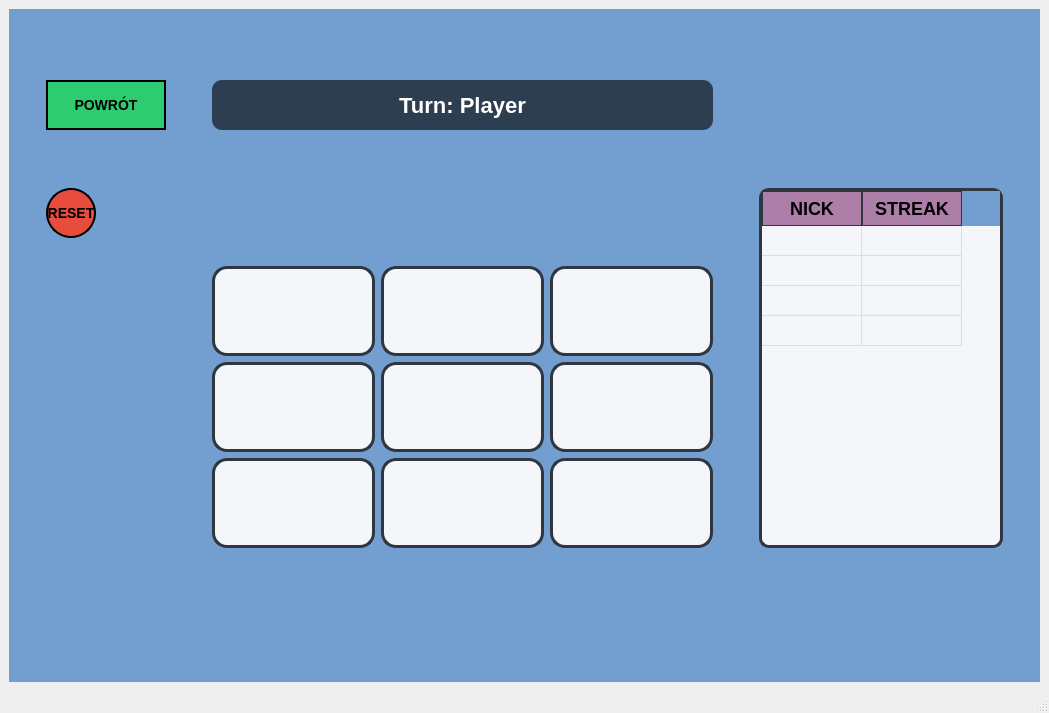
<?xml version="1.0" encoding="UTF-8"?>
<ui version="4.0">
 <class>MainWindow</class>
 <widget class="QMainWindow" name="MainWindow">
  <property name="geometry">
   <rect>
    <x>0</x>
    <y>0</y>
    <width>1049</width>
    <height>713</height>
   </rect>
  </property>
  <property name="windowTitle">
   <string>MainWindow</string>
  </property>
  <widget class="QWidget" name="centralwidget">
   <layout class="QGridLayout" name="gridLayout">
    <item row="0" column="0">
     <widget class="QStackedWidget" name="stackedWidget">
      <property name="minimumSize">
       <size>
        <width>50</width>
        <height>45</height>
       </size>
      </property>
      <property name="maximumSize">
       <size>
        <width>16777215</width>
        <height>16777215</height>
       </size>
      </property>
      <property name="styleSheet">
       <string notr="true">background-color: #729fcf;</string>
      </property>
      <property name="currentIndex">
       <number>1</number>
      </property>
      <widget class="QWidget" name="page">
       <layout class="QGridLayout" name="gridLayout_2">
        <item row="3" column="0">
         <spacer name="horizontalSpacer_2">
          <property name="orientation">
           <enum>Qt::Orientation::Horizontal</enum>
          </property>
          <property name="sizeHint" stdset="0">
           <size>
            <width>368</width>
            <height>20</height>
           </size>
          </property>
         </spacer>
        </item>
        <item row="0" column="1">
         <spacer name="verticalSpacer">
          <property name="orientation">
           <enum>Qt::Orientation::Vertical</enum>
          </property>
          <property name="sizeHint" stdset="0">
           <size>
            <width>20</width>
            <height>116</height>
           </size>
          </property>
         </spacer>
        </item>
        <item row="7" column="1">
         <spacer name="verticalSpacer_2">
          <property name="orientation">
           <enum>Qt::Orientation::Vertical</enum>
          </property>
          <property name="sizeHint" stdset="0">
           <size>
            <width>20</width>
            <height>116</height>
           </size>
          </property>
         </spacer>
        </item>
        <item row="3" column="2">
         <spacer name="horizontalSpacer">
          <property name="orientation">
           <enum>Qt::Orientation::Horizontal</enum>
          </property>
          <property name="sizeHint" stdset="0">
           <size>
            <width>367</width>
            <height>20</height>
           </size>
          </property>
         </spacer>
        </item>
        <item row="3" column="1">
         <layout class="QVBoxLayout" name="verticalLayout">
          <item>
           <widget class="QLabel" name="label">
            <property name="font">
             <font>
              <pointsize>30</pointsize>
             </font>
            </property>
            <property name="text">
             <string>MENU</string>
            </property>
            <property name="alignment">
             <set>Qt::AlignmentFlag::AlignCenter</set>
            </property>
           </widget>
          </item>
          <item>
           <spacer name="verticalSpacer_3">
            <property name="orientation">
             <enum>Qt::Orientation::Vertical</enum>
            </property>
            <property name="sizeHint" stdset="0">
             <size>
              <width>20</width>
              <height>40</height>
             </size>
            </property>
           </spacer>
          </item>
          <item>
           <spacer name="verticalSpacer_4">
            <property name="orientation">
             <enum>Qt::Orientation::Vertical</enum>
            </property>
            <property name="sizeHint" stdset="0">
             <size>
              <width>20</width>
              <height>40</height>
             </size>
            </property>
           </spacer>
          </item>
          <item>
           <spacer name="verticalSpacer_5">
            <property name="orientation">
             <enum>Qt::Orientation::Vertical</enum>
            </property>
            <property name="sizeHint" stdset="0">
             <size>
              <width>20</width>
              <height>40</height>
             </size>
            </property>
           </spacer>
          </item>
          <item>
           <spacer name="verticalSpacer_6">
            <property name="orientation">
             <enum>Qt::Orientation::Vertical</enum>
            </property>
            <property name="sizeHint" stdset="0">
             <size>
              <width>20</width>
              <height>40</height>
             </size>
            </property>
           </spacer>
          </item>
          <item>
           <widget class="QPushButton" name="btnPvE">
            <property name="minimumSize">
             <size>
              <width>50</width>
              <height>45</height>
             </size>
            </property>
            <property name="styleSheet">
             <string notr="true">background-color: #fce94f;
color: black;
font-weight: bold;</string>
            </property>
            <property name="text">
             <string>PvE</string>
            </property>
           </widget>
          </item>
          <item>
           <spacer name="verticalSpacer_7">
            <property name="orientation">
             <enum>Qt::Orientation::Vertical</enum>
            </property>
            <property name="sizeHint" stdset="0">
             <size>
              <width>20</width>
              <height>40</height>
             </size>
            </property>
           </spacer>
          </item>
          <item>
           <widget class="QLineEdit" name="inputNick1">
            <property name="minimumSize">
             <size>
              <width>200</width>
              <height>0</height>
             </size>
            </property>
            <property name="styleSheet">
             <string notr="true">QLineEdit {
   background-color: #f5f6fa;
   border: 3px solid #ad7fa8;
   border-radius: 10px;
   padding: 5px;
   font-size: 18px;
   font-weight: bold;
   color: #2c3e50;
}

QLineEdit:focus {
   border: 3px solid #fce94f;
   background-color: #ffffff;
}</string>
            </property>
            <property name="text">
             <string/>
            </property>
            <property name="placeholderText">
             <string>Wpisz nick Gracza 1</string>
            </property>
           </widget>
          </item>
          <item>
           <widget class="QLineEdit" name="inputNick2">
            <property name="styleSheet">
             <string notr="true">QLineEdit {
   background-color: #f5f6fa;
   border: 3px solid #ad7fa8;
   border-radius: 10px;
   padding: 5px;
   font-size: 18px;
   font-weight: bold;
   color: #2c3e50;
}

QLineEdit:focus {
   border: 3px solid #fce94f;
   background-color: #ffffff;
}</string>
            </property>
            <property name="text">
             <string/>
            </property>
            <property name="placeholderText">
             <string>Wpisz nick Gracza 2</string>
            </property>
           </widget>
          </item>
          <item>
           <widget class="QPushButton" name="btnPvP">
            <property name="minimumSize">
             <size>
              <width>50</width>
              <height>45</height>
             </size>
            </property>
            <property name="styleSheet">
             <string notr="true">background-color: #ad7fa8;
color: black;
font-weight: bold;</string>
            </property>
            <property name="text">
             <string>PvP</string>
            </property>
           </widget>
          </item>
         </layout>
        </item>
       </layout>
      </widget>
      <widget class="QWidget" name="page_2">
       <layout class="QGridLayout" name="gridLayout_4">
        <item row="3" column="6">
         <spacer name="horizontalSpacer_5">
          <property name="orientation">
           <enum>Qt::Orientation::Horizontal</enum>
          </property>
          <property name="sizeHint" stdset="0">
           <size>
            <width>40</width>
            <height>20</height>
           </size>
          </property>
         </spacer>
        </item>
        <item row="1" column="3">
         <widget class="QLabel" name="lbl_tura">
          <property name="styleSheet">
           <string notr="true">color: white;
background-color: #2c3e50;
font-size: 22px;
font-weight: bold;
border-radius: 10px;
padding: 5px;</string>
          </property>
          <property name="text">
           <string>Turn: Player</string>
          </property>
          <property name="alignment">
           <set>Qt::AlignmentFlag::AlignCenter</set>
          </property>
         </widget>
        </item>
        <item row="1" column="0">
         <spacer name="horizontalSpacer_6">
          <property name="orientation">
           <enum>Qt::Orientation::Horizontal</enum>
          </property>
          <property name="sizeHint" stdset="0">
           <size>
            <width>40</width>
            <height>20</height>
           </size>
          </property>
         </spacer>
        </item>
        <item row="3" column="0">
         <spacer name="horizontalSpacer_7">
          <property name="orientation">
           <enum>Qt::Orientation::Horizontal</enum>
          </property>
          <property name="sizeHint" stdset="0">
           <size>
            <width>40</width>
            <height>20</height>
           </size>
          </property>
         </spacer>
        </item>
        <item row="3" column="4">
         <spacer name="horizontalSpacer_4">
          <property name="orientation">
           <enum>Qt::Orientation::Horizontal</enum>
          </property>
          <property name="sizeType">
           <enum>QSizePolicy::Policy::Fixed</enum>
          </property>
          <property name="sizeHint" stdset="0">
           <size>
            <width>40</width>
            <height>10</height>
           </size>
          </property>
         </spacer>
        </item>
        <item row="2" column="1">
         <spacer name="verticalSpacer_8">
          <property name="orientation">
           <enum>Qt::Orientation::Vertical</enum>
          </property>
          <property name="sizeType">
           <enum>QSizePolicy::Policy::Fixed</enum>
          </property>
          <property name="sizeHint" stdset="0">
           <size>
            <width>20</width>
            <height>30</height>
           </size>
          </property>
         </spacer>
        </item>
        <item row="0" column="1">
         <spacer name="verticalSpacer_9">
          <property name="orientation">
           <enum>Qt::Orientation::Vertical</enum>
          </property>
          <property name="sizeType">
           <enum>QSizePolicy::Policy::Fixed</enum>
          </property>
          <property name="sizeHint" stdset="0">
           <size>
            <width>20</width>
            <height>40</height>
           </size>
          </property>
         </spacer>
        </item>
        <item row="4" column="3">
         <layout class="QGridLayout" name="gridLayout_3">
          <item row="2" column="0">
           <widget class="QPushButton" name="btn_2_0">
            <property name="minimumSize">
             <size>
              <width>90</width>
              <height>90</height>
             </size>
            </property>
            <property name="styleSheet">
             <string notr="true">QPushButton {
    background-color: #f5f6fa;
    border: 3px solid #2f3640;
    border-radius: 15px;
    font-size: 60px;
    font-weight: bold;
    color: #2f3640;
}

QPushButton:hover {
    background-color: #dcdde1;
    border: 3px solid #e1b12c;
}</string>
            </property>
            <property name="text">
             <string/>
            </property>
           </widget>
          </item>
          <item row="1" column="2">
           <widget class="QPushButton" name="btn_1_2">
            <property name="minimumSize">
             <size>
              <width>90</width>
              <height>90</height>
             </size>
            </property>
            <property name="styleSheet">
             <string notr="true">QPushButton {
    background-color: #f5f6fa;
    border: 3px solid #2f3640;
    border-radius: 15px;
    font-size: 60px;
    font-weight: bold;
    color: #2f3640;
}


QPushButton:hover {
    background-color: #dcdde1;
    border: 3px solid #e1b12c;
}</string>
            </property>
            <property name="text">
             <string/>
            </property>
           </widget>
          </item>
          <item row="2" column="1">
           <widget class="QPushButton" name="btn_2_1">
            <property name="minimumSize">
             <size>
              <width>90</width>
              <height>90</height>
             </size>
            </property>
            <property name="styleSheet">
             <string notr="true">QPushButton {
    background-color: #f5f6fa;
    border: 3px solid #2f3640;
    border-radius: 15px;
    font-size: 60px;
    font-weight: bold;
    color: #2f3640;
}

QPushButton:hover {
    background-color: #dcdde1;
    border: 3px solid #e1b12c;
}</string>
            </property>
            <property name="text">
             <string/>
            </property>
           </widget>
          </item>
          <item row="0" column="1">
           <widget class="QPushButton" name="btn_0_1">
            <property name="minimumSize">
             <size>
              <width>90</width>
              <height>90</height>
             </size>
            </property>
            <property name="styleSheet">
             <string notr="true">QPushButton {
    background-color: #f5f6fa;
    border: 3px solid #2f3640;
    border-radius: 15px;
    font-size: 60px;
    font-weight: bold;
    color: #2f3640;
}

QPushButton:hover {
    background-color: #dcdde1;
    border: 3px solid #e1b12c;
}</string>
            </property>
            <property name="text">
             <string/>
            </property>
           </widget>
          </item>
          <item row="1" column="1">
           <widget class="QPushButton" name="btn_1_1">
            <property name="minimumSize">
             <size>
              <width>90</width>
              <height>90</height>
             </size>
            </property>
            <property name="styleSheet">
             <string notr="true">QPushButton {
    background-color: #f5f6fa;
    border: 3px solid #2f3640;
    border-radius: 15px;
    font-size: 60px;
    font-weight: bold;
    color: #2f3640;
}

QPushButton:hover {
    background-color: #dcdde1;
    border: 3px solid #e1b12c;
}</string>
            </property>
            <property name="text">
             <string/>
            </property>
           </widget>
          </item>
          <item row="0" column="2">
           <widget class="QPushButton" name="btn_0_2">
            <property name="minimumSize">
             <size>
              <width>90</width>
              <height>90</height>
             </size>
            </property>
            <property name="styleSheet">
             <string notr="true">QPushButton {
    background-color: #f5f6fa;
    border: 3px solid #2f3640;
    border-radius: 15px;
    font-size: 60px;
    font-weight: bold;
    color: #2f3640;
}

QPushButton:hover {
    background-color: #dcdde1;
    border: 3px solid #e1b12c;
}</string>
            </property>
            <property name="text">
             <string/>
            </property>
           </widget>
          </item>
          <item row="1" column="0">
           <widget class="QPushButton" name="btn_1_0">
            <property name="minimumSize">
             <size>
              <width>90</width>
              <height>90</height>
             </size>
            </property>
            <property name="styleSheet">
             <string notr="true">QPushButton {
    background-color: #f5f6fa;
    border: 3px solid #2f3640;
    border-radius: 15px;
    font-size: 60px;
    font-weight: bold;
    color: #2f3640;
}

QPushButton:hover {
    background-color: #dcdde1;
    border: 3px solid #e1b12c;
}</string>
            </property>
            <property name="text">
             <string/>
            </property>
           </widget>
          </item>
          <item row="0" column="0">
           <widget class="QPushButton" name="btn_0_0">
            <property name="minimumSize">
             <size>
              <width>90</width>
              <height>90</height>
             </size>
            </property>
            <property name="styleSheet">
             <string notr="true">QPushButton {
    background-color: #f5f6fa;
    border: 3px solid #2f3640;
    border-radius: 15px;
    font-size: 60px;
    font-weight: bold;
    color: #2f3640;
}

QPushButton:hover {
    background-color: #dcdde1;
    border: 3px solid #e1b12c;
}</string>
            </property>
            <property name="text">
             <string/>
            </property>
           </widget>
          </item>
          <item row="2" column="2">
           <widget class="QPushButton" name="btn_2_2">
            <property name="minimumSize">
             <size>
              <width>90</width>
              <height>90</height>
             </size>
            </property>
            <property name="styleSheet">
             <string notr="true">QPushButton {
    background-color: #f5f6fa;
    border: 3px solid #2f3640;
    border-radius: 15px;
    font-size: 60px;
    font-weight: bold;
    color: #2f3640;
}

QPushButton:hover {
    background-color: #dcdde1;
    border: 3px solid #e1b12c;
}</string>
            </property>
            <property name="text">
             <string/>
            </property>
           </widget>
          </item>
         </layout>
        </item>
        <item row="1" column="1">
         <widget class="QPushButton" name="btnStart">
          <property name="sizePolicy">
           <sizepolicy hsizetype="Fixed" vsizetype="Fixed">
            <horstretch>0</horstretch>
            <verstretch>0</verstretch>
           </sizepolicy>
          </property>
          <property name="minimumSize">
           <size>
            <width>120</width>
            <height>50</height>
           </size>
          </property>
          <property name="styleSheet">
           <string notr="true">background-color: #2ecc71;
color: black;
font-weight: bold;
font-size: 14px;
border: 2px solid black;</string>
          </property>
          <property name="text">
           <string>POWRÓT</string>
          </property>
         </widget>
        </item>
        <item row="1" column="2">
         <spacer name="horizontalSpacer_3">
          <property name="orientation">
           <enum>Qt::Orientation::Horizontal</enum>
          </property>
          <property name="sizeType">
           <enum>QSizePolicy::Policy::Fixed</enum>
          </property>
          <property name="sizeHint" stdset="0">
           <size>
            <width>40</width>
            <height>20</height>
           </size>
          </property>
         </spacer>
        </item>
        <item row="3" column="1">
         <widget class="QPushButton" name="btnReset">
          <property name="sizePolicy">
           <sizepolicy hsizetype="Fixed" vsizetype="Fixed">
            <horstretch>0</horstretch>
            <verstretch>0</verstretch>
           </sizepolicy>
          </property>
          <property name="minimumSize">
           <size>
            <width>50</width>
            <height>50</height>
           </size>
          </property>
          <property name="maximumSize">
           <size>
            <width>50</width>
            <height>50</height>
           </size>
          </property>
          <property name="styleSheet">
           <string notr="true">background-color: #e74c3c;
color: black;
font-weight: bold;
font-size: 14px;
border: 2px solid black;
border-radius: 25px;</string>
          </property>
          <property name="text">
           <string>RESET</string>
          </property>
         </widget>
        </item>
        <item row="3" column="3">
         <spacer name="verticalSpacer_11">
          <property name="orientation">
           <enum>Qt::Orientation::Vertical</enum>
          </property>
          <property name="sizeType">
           <enum>QSizePolicy::Policy::Fixed</enum>
          </property>
          <property name="sizeHint" stdset="0">
           <size>
            <width>20</width>
            <height>40</height>
           </size>
          </property>
         </spacer>
        </item>
        <item row="3" column="5" rowspan="2">
         <widget class="QTableWidget" name="tableLeaderboard">
          <property name="styleSheet">
           <string notr="true">QTableWidget {
    background-color: #f5f6fa; 
    color: #2c3e50; 
    font-size: 18px;
    font-weight: bold;
    border: 3px solid #2f3640; 
    border-radius: 10px;
    gridline-color: #dcdde1; 
}

QHeaderView::section {
    background-color: #ad7fa8;
    color: black;
    font-size: 18px;
    font-weight: bold;
    border: 1px solid #2f3640;
    padding: 4px;
}

QTableCornerButton::section {
    background-color: #ad7fa8;
    border: 1px solid #2f3640;
}

QTableWidget::item:selected {
    background-color: #fce94f;
    color: black;
}</string>
          </property>
          <property name="horizontalScrollBarPolicy">
           <enum>Qt::ScrollBarPolicy::ScrollBarAlwaysOff</enum>
          </property>
          <property name="editTriggers">
           <set>QAbstractItemView::EditTrigger::NoEditTriggers</set>
          </property>
          <attribute name="verticalHeaderVisible">
           <bool>false</bool>
          </attribute>
          <row>
           <property name="text">
            <string>Nowy wiersz</string>
           </property>
          </row>
          <row>
           <property name="text">
            <string>Nowy wiersz</string>
           </property>
          </row>
          <row>
           <property name="text">
            <string>Nowy wiersz</string>
           </property>
          </row>
          <row>
           <property name="text">
            <string>Nowy wiersz</string>
           </property>
          </row>
          <column>
           <property name="text">
            <string>NICK</string>
           </property>
          </column>
          <column>
           <property name="text">
            <string>STREAK</string>
           </property>
          </column>
         </widget>
        </item>
        <item row="5" column="4">
         <spacer name="verticalSpacer_12">
          <property name="orientation">
           <enum>Qt::Orientation::Vertical</enum>
          </property>
          <property name="sizeType">
           <enum>QSizePolicy::Policy::Fixed</enum>
          </property>
          <property name="sizeHint" stdset="0">
           <size>
            <width>20</width>
            <height>100</height>
           </size>
          </property>
         </spacer>
        </item>
       </layout>
      </widget>
     </widget>
    </item>
   </layout>
  </widget>
  <widget class="QMenuBar" name="menubar">
   <property name="geometry">
    <rect>
     <x>0</x>
     <y>0</y>
     <width>1049</width>
     <height>25</height>
    </rect>
   </property>
  </widget>
  <widget class="QStatusBar" name="statusbar"/>
 </widget>
 <resources/>
 <connections/>
</ui>
